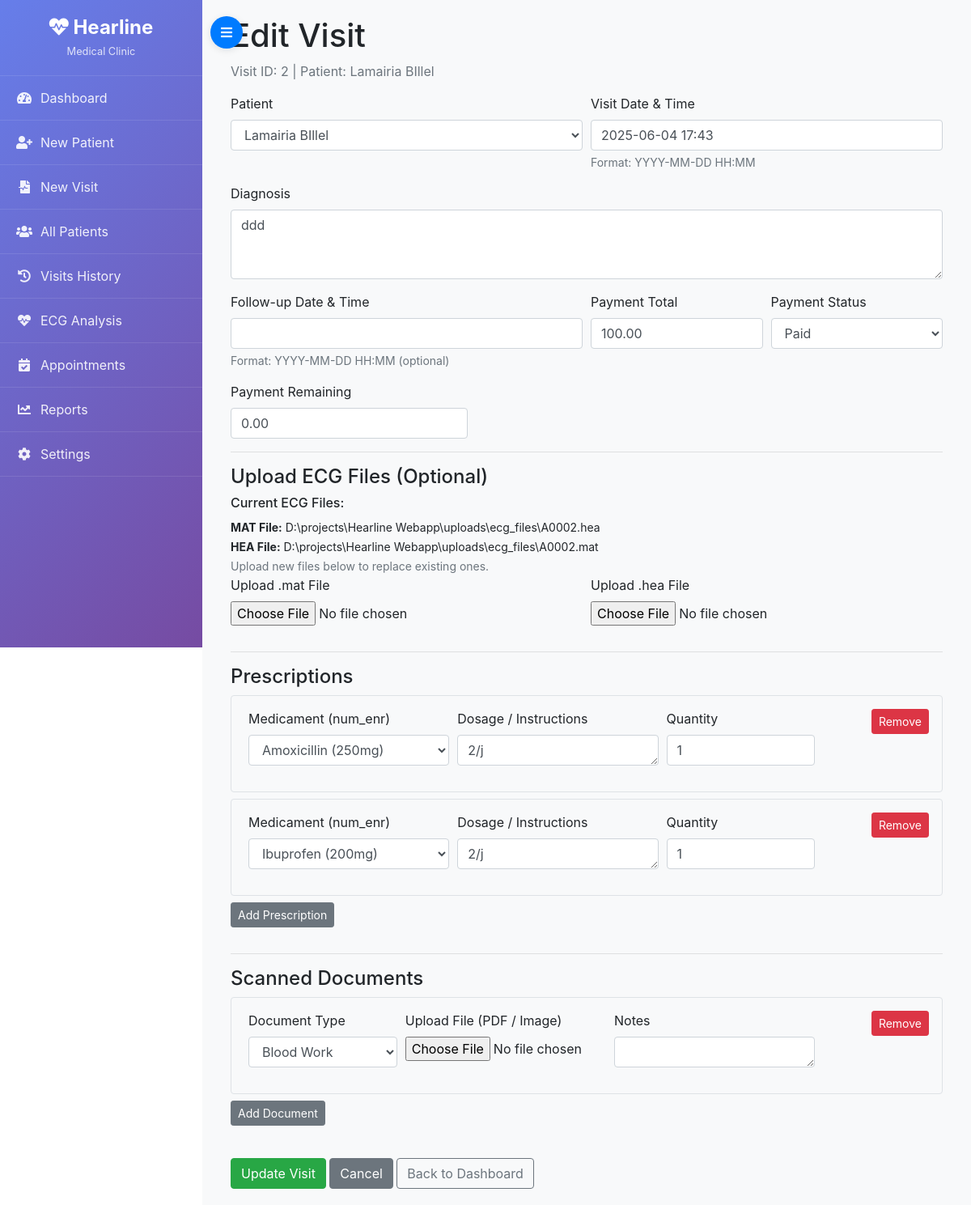
The app's page /visit/2/edit, older data.
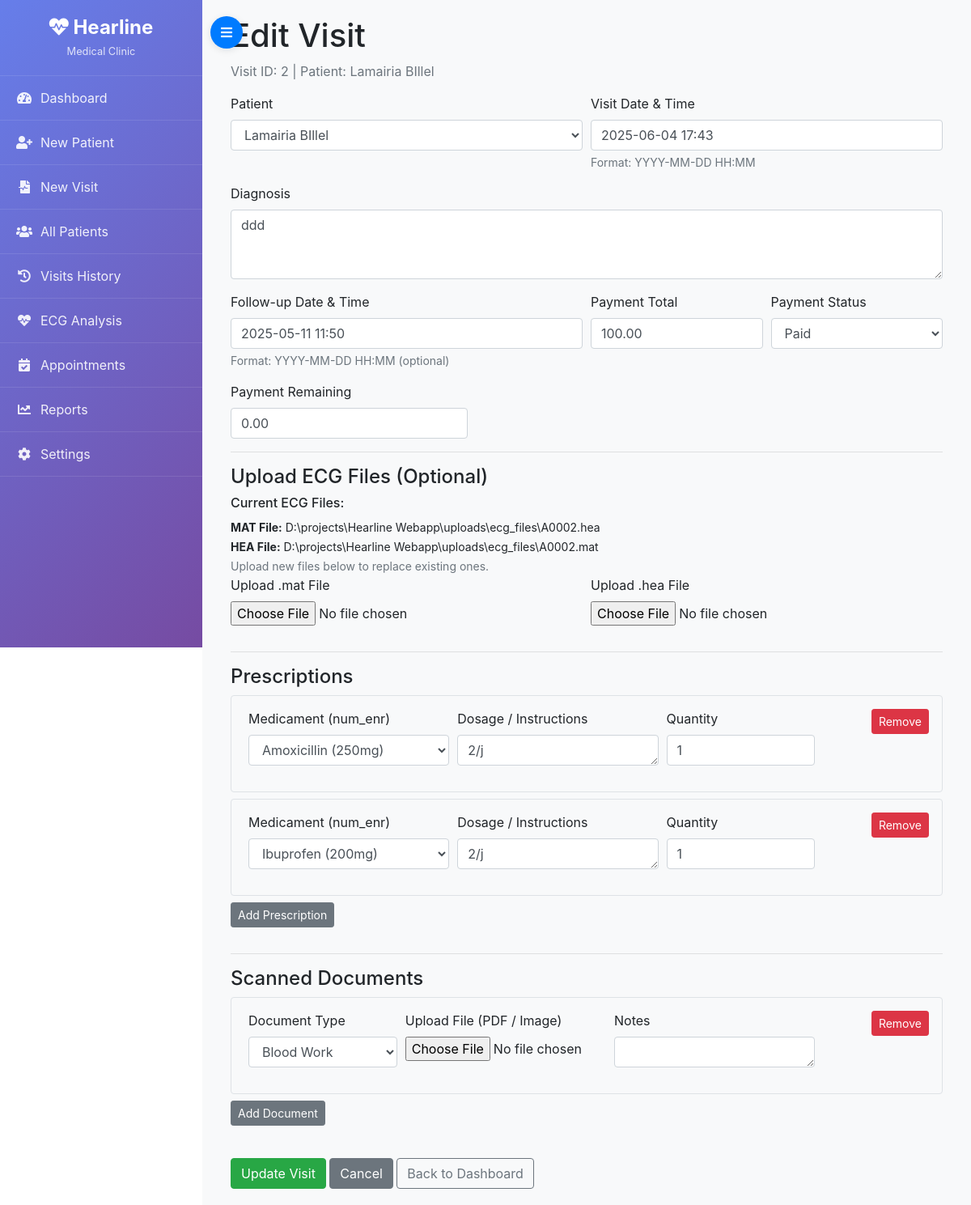
The same page, newer data.
### models.py (models this page shows)
class Visit(db.Model):
    __tablename__ = "visit"
    id               = db.Column(db.Integer, primary_key=True)
    appointment_id   = db.Column(db.Integer, db.ForeignKey("appointment.id"), nullable=True)
    patient_id       = db.Column(db.Integer, db.ForeignKey("patient.id"), nullable=False)
    doctor_id        = db.Column(db.Integer, db.ForeignKey("doctor.id"), nullable=True)
    visit_date       = db.Column(db.DateTime, nullable=False)
    diagnosis        = db.Column(db.Text, nullable=True)
    follow_up_date   = db.Column(db.DateTime, nullable=True)
    ecg_mat          = db.Column(db.String(256), nullable=True)   # Path to uploaded .mat
    ecg_hea          = db.Column(db.String(256), nullable=True)   # Path to uploaded .hea
    ecg_prediction   = db.Column(JSON, nullable=True)            # e.g. {"AF":0.12, ...}
    payment_total    = db.Column(db.Numeric(10, 2), default=0.00)
    payment_status   = db.Column(db.String(20), default="unpaid")  # "paid"/"partial"/"unpaid"
    payment_remaining= db.Column(db.Numeric(10, 2), default=0.00)
    created_at       = db.Column(db.DateTime, default=datetime.utcnow)
    updated_at       = db.Column(db.DateTime, default=datetime.utcnow, onupdate=datetime.utcnow)
    documents        = db.relationship("VisitDocument", backref="visit", lazy="dynamic")
    prescriptions    = db.relationship("Prescription", backref="visit", lazy="dynamic")

### app.py (the view, shortened to what this page needs)
@app.route("/visit/<int:visit_id>/edit", methods=["GET", "POST"])
def edit_visit(visit_id):
    visit = Visit.query.get_or_404(visit_id)
    form = VisitForm(obj=visit)
    form.patient_id.choices = [(p.id, f"{p.first_name} {p.last_name}") for p in Patient.query.order_by(Patient.first_name).all()]
    meds = Medicament.query.order_by(Medicament.nom_com).all()
    med_choices = [(m.num_enr, f"{m.nom_com} ({m.dosage}{m.unite})") for m in meds]
    existing_prescriptions = visit.prescriptions.all()
    if existing_prescriptions:
        while len(form.prescriptions.entries) > 0:
            form.prescriptions.pop_entry()
        for prescription in existing_prescriptions:
            pres_form = form.prescriptions.append_entry()
            pres_form.medicament_num_enr.choices = med_choices
            pres_form.medicament_num_enr.data = prescription.medicament_num_enr
            pres_form.dosage_instructions.data = prescription.dosage_instructions
            pres_form.quantity.data = prescription.quantity
    else:
        for subform in form.prescriptions:
            subform.medicament_num_enr.choices = med_choices
    existing_documents = visit.documents.all()
    for subform in form.prescriptions:
        subform.medicament_num_enr.choices = med_choices
    return render_template("forms/visit_edit_form.html", form=form, visit=visit)

### app.py
class PrescriptionForm(Form):
    medicament_num_enr = SelectField(
        "Medicament (num_enr)",
        choices=[],  # will populate in view
        validators=[validators.DataRequired()],
    )
    dosage_instructions = TextAreaField("Dosage / Instructions", validators=[validators.DataRequired()])
    quantity = IntegerField("Quantity", validators=[validators.DataRequired(), validators.NumberRange(min=1)])

### app.py (called while the page is built)
@app.template_filter('basename')
def basename_filter(path):
    if path:
        return os.path.basename(path)
    return ''

### templates/forms/visit_edit_form.html (shortened to what the changed rows need)
{% extends "base.html" %}
{% block content %}
<div class="container">
  <h1>Edit Visit</h1>
  <p class="text-muted">Visit ID: {{ visit.id }} | Patient: {{ visit.patient.first_name }} {{ visit.patient.last_name }}</p>
  <form method="POST" enctype="multipart/form-data">
    <div class="form-row">
      <div class="form-group col-md-6">
        {{ form.patient_id.label(class="form-label") }}
        {{ form.patient_id(class="form-control") }}
      </div>
      <div class="form-group col-md-6">
        {{ form.visit_date.label(class="form-label") }}
        {{ form.visit_date(class="form-control") }}
        <small class="form-text text-muted">Format: YYYY-MM-DD HH:MM</small>
      </div>
    </div>
    <div class="form-group">
      {{ form.diagnosis.label(class="form-label") }}
      {{ form.diagnosis(class="form-control", rows=3) }}
    </div>
    <div class="form-row">
      <div class="form-group col-md-6">
        {{ form.follow_up_date.label(class="form-label") }}
        {{ form.follow_up_date(class="form-control") }}
        <small class="form-text text-muted">Format: YYYY-MM-DD HH:MM (optional)</small>
      </div>
      <div class="form-group col-md-3">
        {{ form.payment_total.label(class="form-label") }}
        {{ form.payment_total(class="form-control") }}
      </div>
      <div class="form-group col-md-3">
        {{ form.payment_status.label(class="form-label") }}
        {{ form.payment_status(class="form-control") }}
      </div>
    </div>
    <div class="form-group col-md-4 px-0">
      {{ form.payment_remaining.label(class="form-label") }}
      {{ form.payment_remaining(class="form-control") }}
    </div>
    <hr>
    <h4>Upload ECG Files (Optional)</h4>
    {% if visit.ecg_mat or visit.ecg_hea %}
      <div class="current-file-info">
        <h6>Current ECG Files:</h6>
        {% if visit.ecg_mat %}
          <small><strong>MAT File:</strong> {{ visit.ecg_mat|basename }}</small><br>
        {% endif %}
        {% if visit.ecg_hea %}
          <small><strong>HEA File:</strong> {{ visit.ecg_hea|basename }}</small><br>
        {% endif %}
        <small class="text-muted">Upload new files below to replace existing ones.</small>
      </div>
    {% endif %}
    <div class="form-row">
      <div class="form-group col-md-6">
        {{ form.ecg_mat.label(class="form-label") }}
        {{ form.ecg_mat(class="form-control-file", id="ecg_mat_file") }}
      </div>
      <div class="form-group col-md-6">
        {{ form.ecg_hea.label(class="form-label") }}
        {{ form.ecg_hea(class="form-control-file", id="ecg_hea_file") }}
      </div>
    </div>
    <hr>
    <h4>Prescriptions</h4>
    <div id="prescriptions-container">
    </div>
    <button type="button" class="btn btn-sm btn-secondary mb-3" onclick="addPrescription()">Add Prescription</button>
    <hr>
    <h4>Scanned Documents</h4>
    <div id="documents-container">
    </div>
    <button type="button" class="btn btn-sm btn-secondary mb-3" onclick="addDocument()">Add Document</button>
    <div class="mt-4">
    </div>
  </form>
</div>
{% endblock %}

Row changes from the older to the newer data that the page shows:
changed Visit "D:\\projects\\Hearline Webapp\\uploads\\ecg_files\\A0002.hea": follow_up_date (not shown) → "2025-05-11 11:50"
